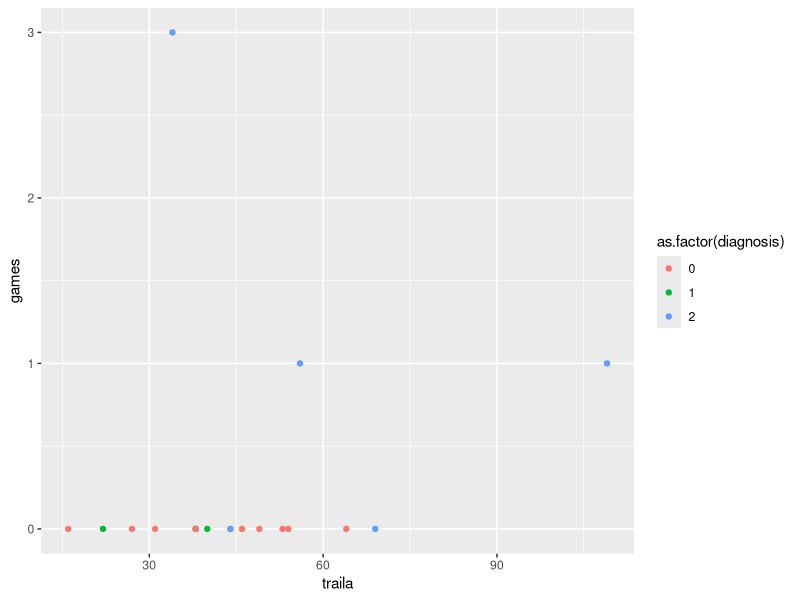
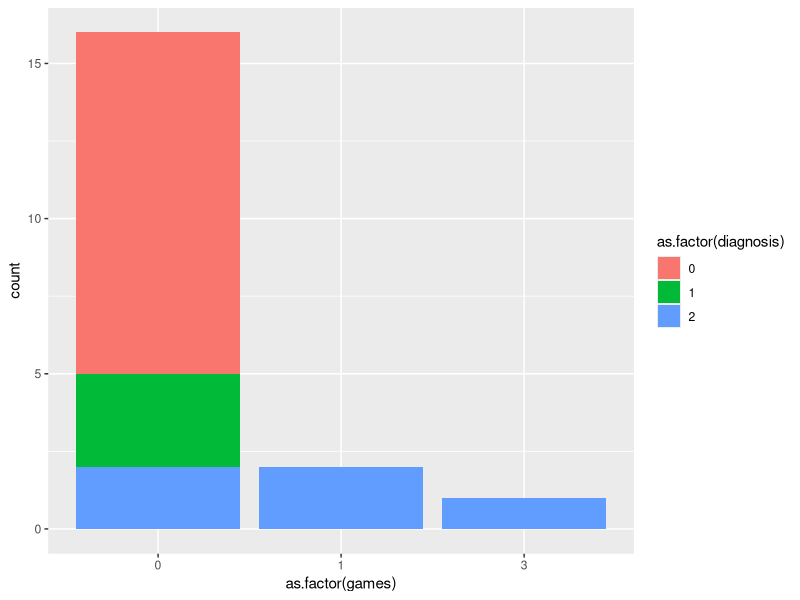
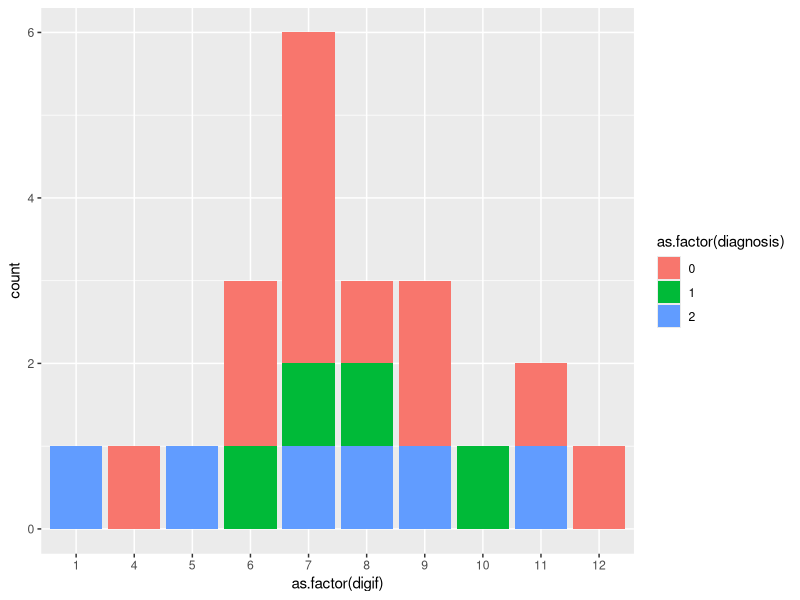
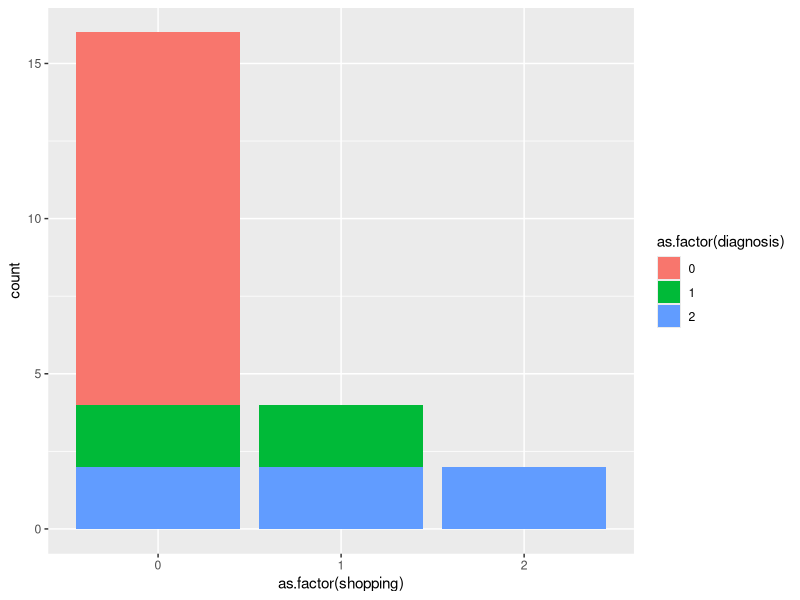
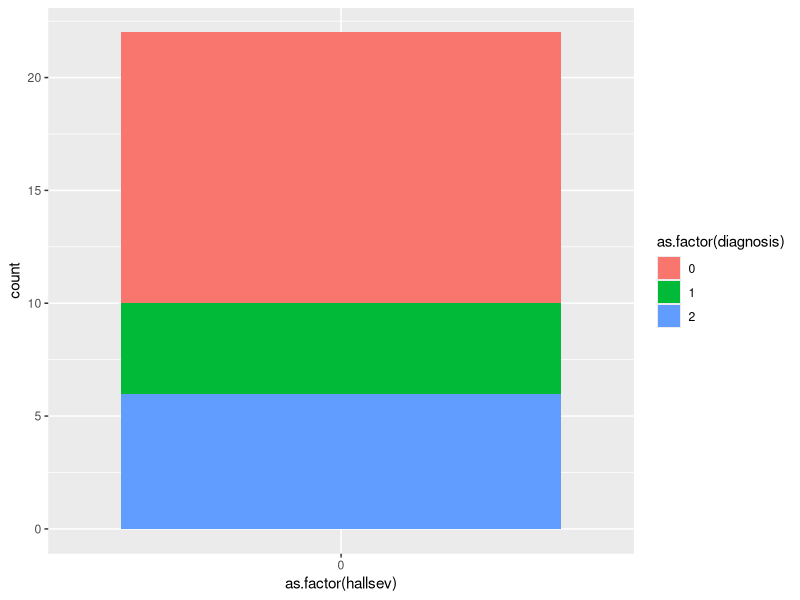
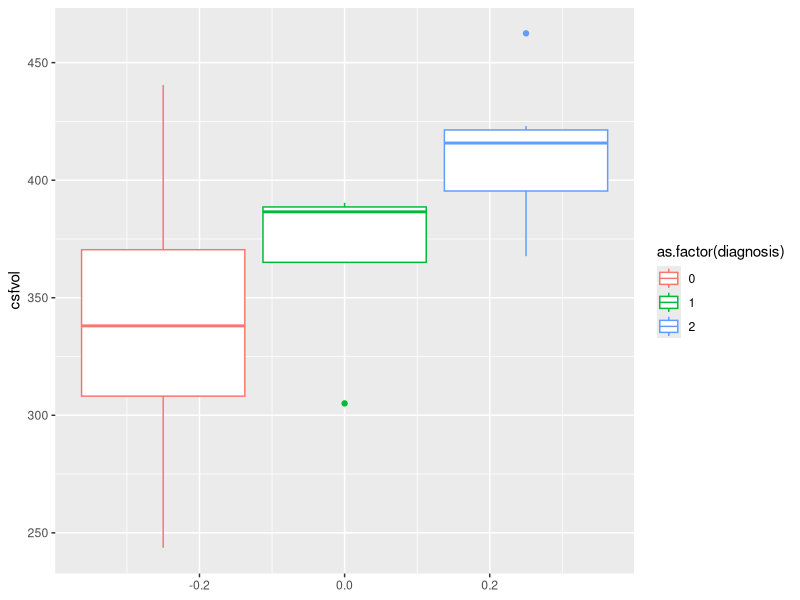
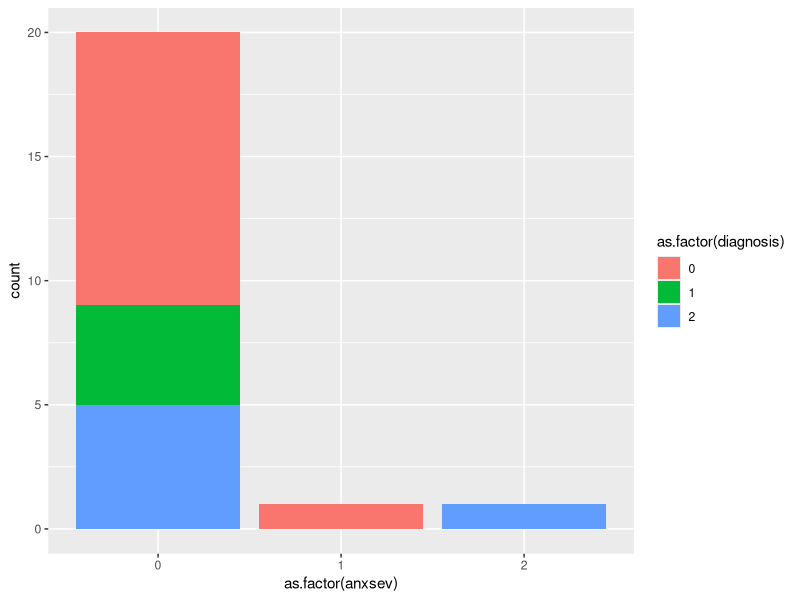
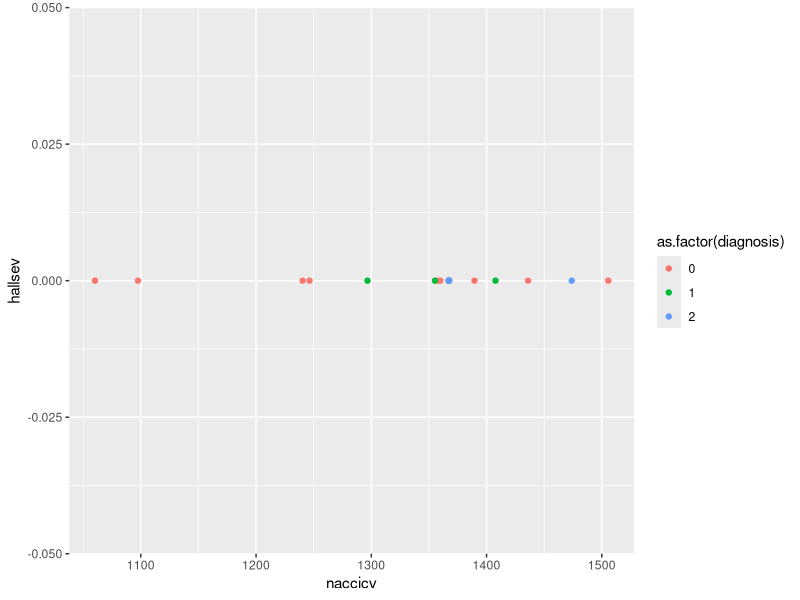

Reproduce these figures in R, in order.
#setup
library(readr)
library(tidyverse)
library(dplyr)
library(ggplot2)
library(glmnet)

alzheimer_data = read_csv("alzheimer_data.csv")
alz = alzheimer_data
attach(alz)

#game plots
alz_game_mod = alz %>% filter(games > -1 & games < 4)

alz_game_mod %>% 
  ggplot(aes(x = traila, y = games, color = as.factor(diagnosis))) + geom_point()

alz_game_mod %>% 
  ggplot(aes(x = as.factor(games), fill = as.factor(diagnosis))) + geom_bar()

#digif plots
alz_digif_mod = alz %>% filter(digif < 13)

alz_digif_mod %>% 
  ggplot(aes(x = as.factor(digif), fill = as.factor(diagnosis))) + geom_bar()

#shopping, bills, stove and taxes plots
alz_shop_mod = alz %>% filter(shopping > -1 & shopping < 4)

alz_shop_mod %>% 
  ggplot(aes(x = as.factor(shopping), fill = as.factor(diagnosis))) + geom_bar()


alz %>% ggplot(aes(x = as.factor(hallsev), fill = as.factor(diagnosis))) + geom_bar()

#hallsev diagnosis percentages for hallsev > 0
alz_hallsev_non0 = filter(alz, hallsev > 0 & hallsev < 4)
hallsev_perc = nrow(filter(alz_hallsev_non0, diagnosis > 0)) / nrow(alz_hallsev_non0)

nrow(alz_hallsev_non0)

#motsev diagnosis percentages for motsev > 0
alz_motsev_non0 = filter(alz, motsev > 0 & motsev < 4)
motsev_perc = nrow(filter(alz_motsev_non0, diagnosis > 0)) / nrow(alz_motsev_non0)

nrow(alz_motsev_non0)

#csfvol plot + test
alz %>% ggplot(aes(y = csfvol, color = as.factor(diagnosis))) + geom_boxplot()

t.test(csfvol, diagnosis)

#anxsev plot
alz %>% ggplot(aes(x = as.factor(anxsev), fill = as.factor(diagnosis))) + geom_bar()

#TESTING HALLUCINATION ARTICLE HYPOTHESES
#naccicv vs hallsev plot
alz %>% 
  ggplot(aes(x = naccicv, y = hallsev, color = as.factor(diagnosis))) + geom_point()

alz %>% ggplot(aes(x = naccicv, fill = as.factor(hallsev))) + geom_histogram()

alz %>% ggplot(aes(y = naccicv, color = as.factor(hallsev))) + geom_boxplot()

alz %>% ggplot(aes(y = csfvol, color = as.factor(hallsev))) + geom_boxplot()

#is hallsev actually a better predictor than motsev and appsev? (answer = YES)

alz_hallsev_non0 = filter(alz, hallsev > 0 & hallsev < 4)
hallsev_perc = nrow(filter(alz_hallsev_non0, diagnosis > 0)) / nrow(alz_hallsev_non0)

alz_motsev_non0 = filter(alz, motsev > 0 & motsev < 4)
motsev_perc = nrow(filter(alz_motsev_non0, diagnosis > 0)) / nrow(alz_motsev_non0)

alz_appsev_non0 = filter(alz, appsev > 0 & appsev < 4)
appsev_perc = nrow(filter(alz_appsev_non0, diagnosis > 0)) / nrow(alz_appsev_non0)

#modeling different things
diag_logistic <- glm(bin_diag~games+traila+trailb+female+anxsev+weight,family=binomial)
plot(diag_logistic)

#ODDS

#odds function - returns the odds of AD given a variable (ex. hallsev) and the 
# value of that variable (ex. 1)

odds_alz <- function(var, val) {
  new_alz = filter(alz, var == val)
  p = nrow(filter(new_alz, bin_diag == 1)) / nrow(new_alz)
  return(
    p / (1-p))
}

#odds ratio function - returns the odds ratio of 2 odds
odds_ratio <- function(odds1, odds2) {
  return(odds1 / odds2)
}

#example
odds_hallsev1 = odds_alz(hallsev,1)
odds_hallsev0 = odds_alz(hallsev,0)

odds_ratio(odds_hallsev1, odds_hallsev0)




